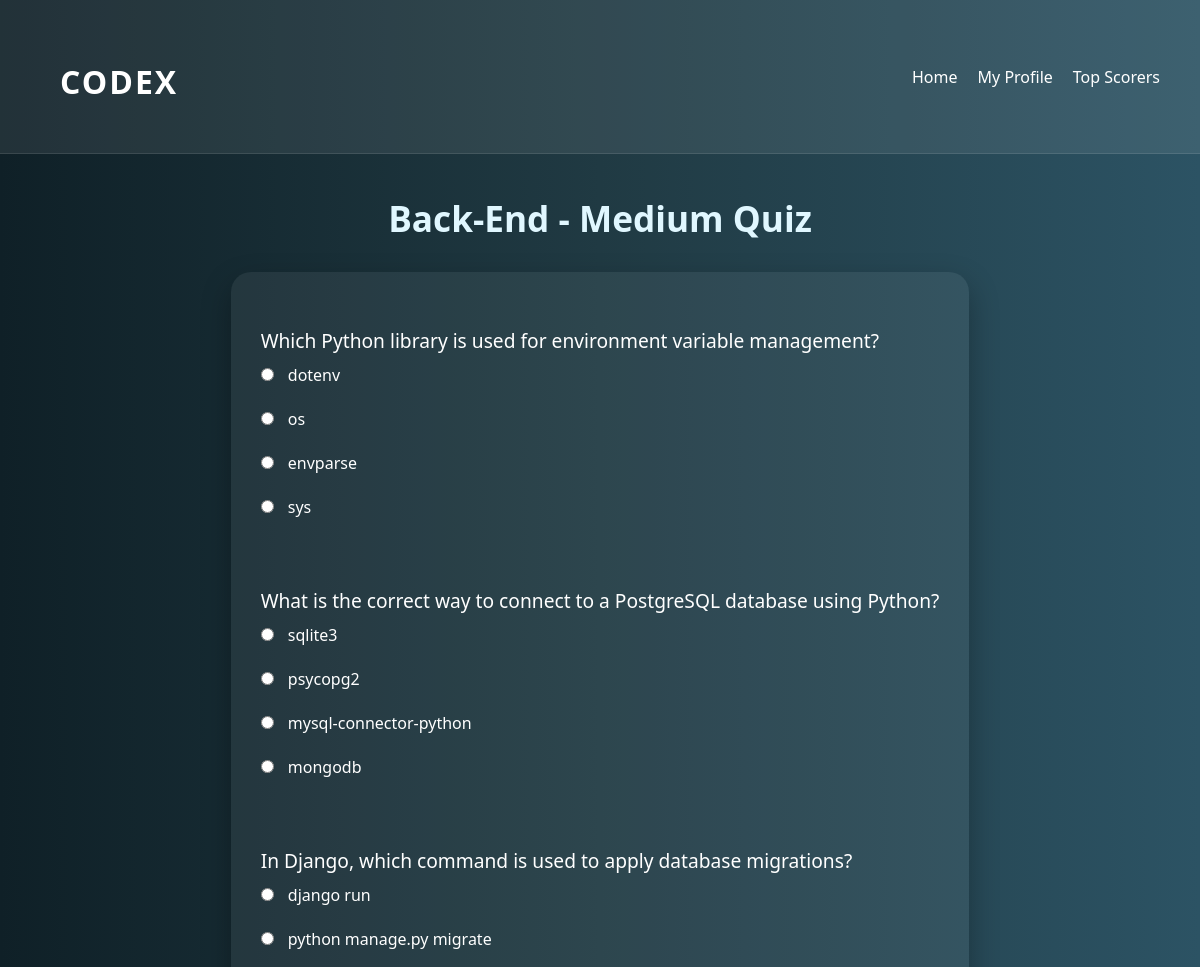
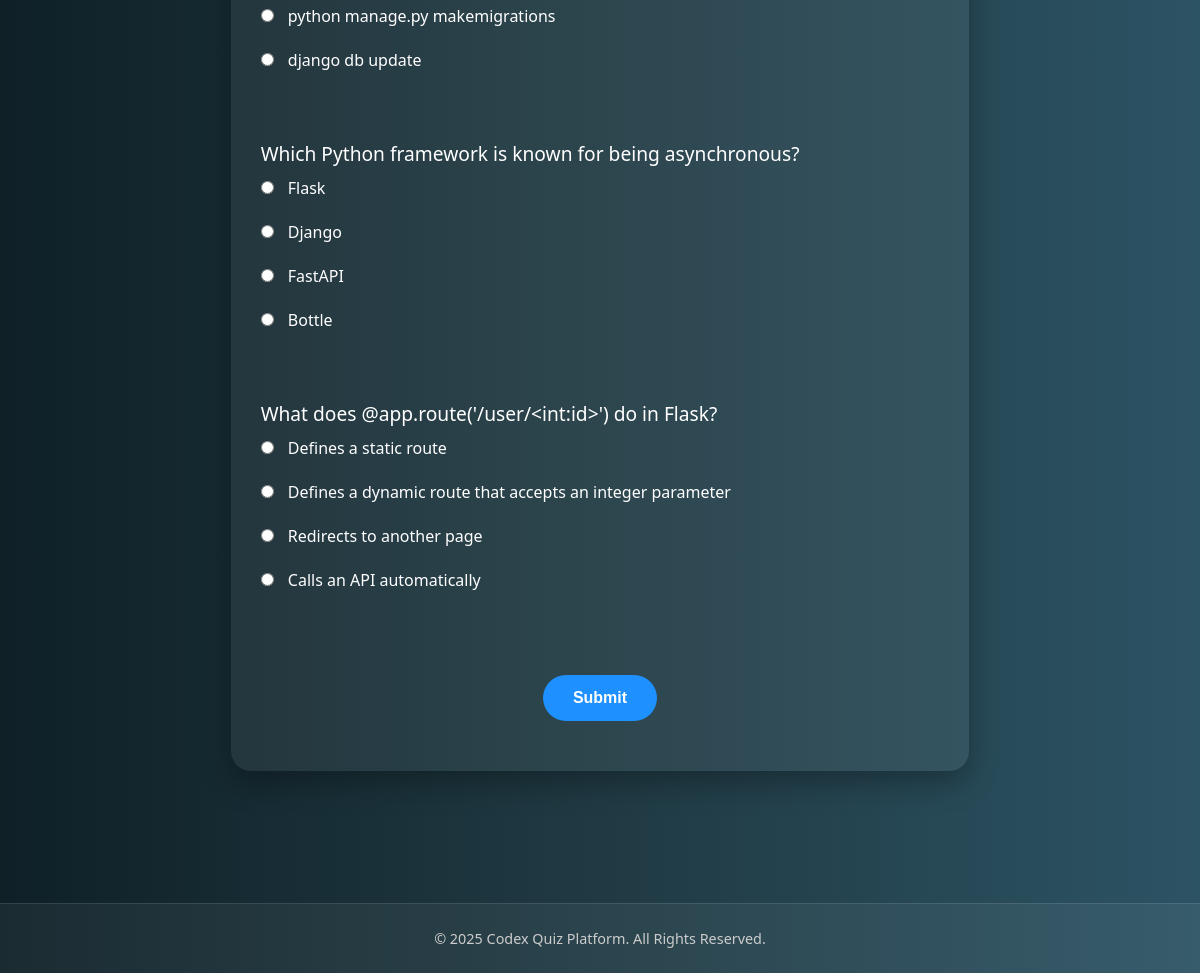
/quiz/2/2/ (signed in), run on the app's committed database (2 pictures, top to bottom).
### quiz/models.py (models this page shows, shortened)
class QuizCategory(models.Model):
    name = models.CharField(max_length=100)

class DifficultyLevel(models.Model):
    name = models.CharField(max_length=20)

class Question(models.Model):
    category = models.ForeignKey(QuizCategory, on_delete=models.CASCADE)
    difficulty = models.ForeignKey(DifficultyLevel, on_delete=models.CASCADE)
    question_text = models.TextField()
    option1 = models.CharField(max_length=255)
    option2 = models.CharField(max_length=255)
    option3 = models.CharField(max_length=255)
    option4 = models.CharField(max_length=255)
    correct_option = models.IntegerField()

### quiz/views.py (the view, shortened to what this page needs)
# urls.py: path('quiz/<int:category_id>/<int:difficulty_id>/', views.quiz, name='quiz'),
@login_required
def quiz(request, category_id, difficulty_id):
    category = QuizCategory.objects.get(id=category_id)
    difficulty = DifficultyLevel.objects.get(id=difficulty_id)
    questions = Question.objects.filter(category=category, difficulty=difficulty)
    return render(request, 'quiz.html', {'category': category, 'difficulty': difficulty, 'questions': questions})

### templates/quiz.html (shortened to what this page needs)
<!DOCTYPE html>
<html lang="en">
<head>
    {% load static %}
    <link rel="stylesheet" href="{% static 'css/quiz.css' %}">
</head>
<body>
    <header>
        <div class="logo">
            <h1>CODEX</h1>
        </div>
        <nav>
            <ul>
                <li><a href="{% url 'home' %}">Home</a></li>
                <li><a href="{% url 'profile' %}">My Profile</a></li>
                <li><a href="{% url 'top_scorers' %}">Top Scorers</a></li>
            </ul>
        </nav>
    </header>
    <h1>{{ category.name }} - {{ difficulty.name }} Quiz</h1>
    <form method="POST">
        {% for question in questions %}
            <p>{{ question.question_text }}</p>
            <input type="radio" name="question_{{ question.id }}" value="1"> {{ question.option1 }}<br><br>
            <input type="radio" name="question_{{ question.id }}" value="2"> {{ question.option2 }}<br><br>
            <input type="radio" name="question_{{ question.id }}" value="3"> {{ question.option3 }}<br><br>
            <input type="radio" name="question_{{ question.id }}" value="4"> {{ question.option4 }}<br><br><br>
        {% endfor %}
        <button type="submit">Submit</button>
    </form><br><br><br><br><br><br>
    <footer>
        <p>&copy; 2025 Codex Quiz Platform. All Rights Reserved.</p>
    </footer>
</body>
</html>

### static/css/quiz.css (style rules this page uses)
* { margin: 0; padding: 0; box-sizing: border-box; }
body { font-family: 'Segoe UI', Tahoma, Geneva, Verdana, sans-serif; background: linear-gradient(to right, #0f2027, #203a43, #2c5364); color: #fff; min-height: 100vh; display: flex; flex-direction: column; }
header { display: flex; justify-content: space-between; align-items: center; background-color: rgba(255, 255, 255, 0.08); padding: 20px 40px; border-bottom: 1px solid rgba(255, 255, 255, 0.1); flex-wrap: wrap; }
.logo h1 { font-size: 2rem; color: #ffffff; letter-spacing: 2px; }
nav ul { display: flex; list-style: none; gap: 20px; flex-wrap: wrap; }
nav a { text-decoration: none; color: #ffffff; font-weight: 500; transition: color 0.3s ease; }
h1 { text-align: center; margin: 40px 20px 30px; font-size: 2.2rem; color: #e0f7ff; }
form { max-width: 900px; margin: auto; padding: 30px; background-color: rgba(255, 255, 255, 0.06); border-radius: 20px; box-shadow: 0 12px 30px rgba(0, 0, 0, 0.3); }
form p { margin: 25px 0 10px; font-size: 1.2rem; font-weight: 500; color: #ffffff; }
input[type="radio"] { margin-right: 10px; }
button[type="submit"] { display: block; margin: 40px auto 20px; padding: 14px 30px; background-color: #1e90ff; color: #fff; font-weight: bold; font-size: 1rem; border: none; border-radius: 30px; cursor: pointer; transition: background 0.3s ease, transform 0.2s; }
footer { text-align: center; padding: 25px 20px; margin-top: auto; font-size: 0.9rem; color: #cccccc; background-color: rgba(255, 255, 255, 0.05); border-top: 1px solid rgba(255, 255, 255, 0.1); }

### data on the page
QuizCategory: name "Back-End"
DifficultyLevel: name "Medium"
Question: question_text "Which Python library is used for environment variable management?", option1 "dotenv", option2 "os", option3 "envparse", option4 "sys"
Question: question_text "What is the correct way to connect to a PostgreSQL database using Python?", option1 "sqlite3", option2 "psycopg2", option3 "mysql-connector-python", option4 "mongodb"
Question: question_text "In Django, which command is used to apply database migrations?", option1 "django run", option2 "python manage.py migrate", option3 "python manage.py makemigrations", option4 "django db update"
Question: question_text "Which Python framework is known for being asynchronous?", option1 "Flask", option2 "Django", option3 "FastAPI", option4 "Bottle"
Question: question_text "What does @app.route('/user/<int:id>') do in Flask?", option1 "Defines a static route", option2 "Defines a dynamic route that accepts an integer parameter", option3 "Redirects to another page", option4 "Calls an API automatically"
